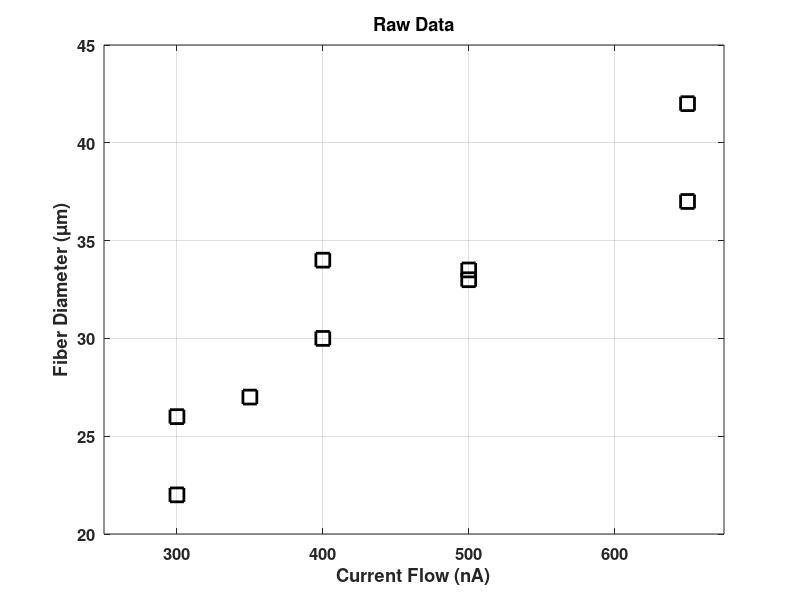

Recreate this plot in MATLAB. (Note: this script raises an error after producing the figure.)
%% Example 8 - linear least squares
clear
clc
close 'all'

%% Input Data
I = [300 300 350 400 400 500 500 650 650]';
d = [22 26 27 30 34 33 33.5 37 42]';

%% Plot the data
figure(1)
plot(I,d,'sk','markersize',10,'linewidth',2);
title('Raw Data','fontsize',18,'fontweight','bold');
xlabel('Current Flow (nA)','fontsize',16,'fontweight','bold');
ylabel('Fiber Diameter (\mum)','fontsize',16,'fontweight','bold');
grid on
set(gca,'fontsize',12,'fontweight','bold');
axis([250 675 20 45]);

%% Linear Least Squares
fprintf('\n\n Linear Least Squares \n');
%X = 
%b = 

%c = 

fprintf('b = %g \n',c(1));
fprintf('m = %g \n',c(2));

%linEst =
% plot the fit line
figure(2)
plot(I,d,'sk',...
    I,linEst(I),'-r','linewidth',3,'markersize',10);
title('Raw Data','fontsize',18,'fontweight','bold');
xlabel('Current Flow (nA)','fontsize',16,'fontweight','bold');
ylabel('Fiber Diameter (\mum)','fontsize',16,'fontweight','bold');
grid on
set(gca,'fontsize',12,'fontweight','bold');
axis([250 675 20 45]);


%% Least squares - second order

fprintf('\n\n Quadradic Least Squares \n');
%X = 
%b = 

%c = 

fprintf('a = %g \n',c(1));
fprintf('b = %g \n',c(2));
fprintf('c = %g \n',c(3));

%quadEst = 
% plot the fit line
figure(3)
plot(I,d,'sk',...
    I,linEst(I),'-r',...
    I,quadEst(I),'-g','linewidth',3,'markersize',10);
title('Raw Data','fontsize',18,'fontweight','bold');
xlabel('Current Flow (nA)','fontsize',16,'fontweight','bold');
ylabel('Fiber Diameter (\mum)','fontsize',16,'fontweight','bold');
grid on
set(gca,'fontsize',12,'fontweight','bold');
axis([250 675 20 45]);

%% Least Squares - (problem 6.9)

fprintf('\n\n Least Squares - non-monomial \n');
%X = 
%b = 
%c = 
fprintf('a = %g \n',c(1));
fprintf('b = %g \n',c(2));

%est3 = 

% plot the fit line
figure(4)
plot(I,d,'sk',...
    I,linEst(I),'-r',...
    I,quadEst(I),'-g',...
    I,est3(I),'-c','linewidth',3,'markersize',10);
title('Raw Data','fontsize',18,'fontweight','bold');
xlabel('Current Flow (nA)','fontsize',16,'fontweight','bold');
ylabel('Fiber Diameter (\mum)','fontsize',16,'fontweight','bold');
grid on
set(gca,'fontsize',12,'fontweight','bold');
axis([250 675 20 45]);